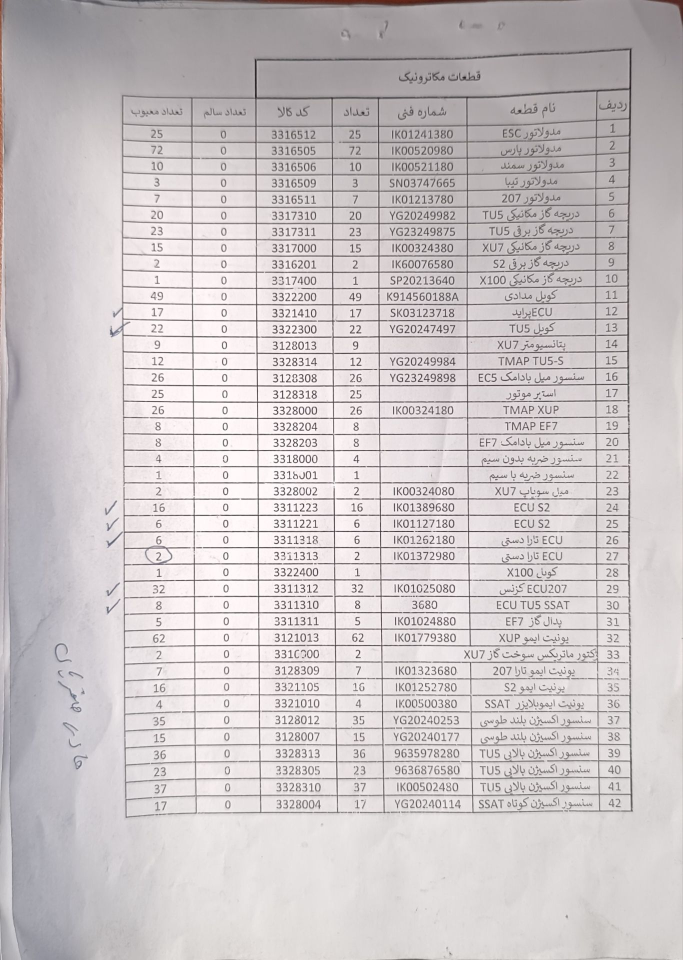
#> input picture IMG_20260909_094503.jpg, 1365 x 1920 px (shown at 1/2 size)
$ python -i preprocess.py   (imports and definitions only)
#> lines starting #> are read from the running program, lines starting #| are printed output that depends on the picture; after the words box and inside, x2 and y2 are one past the last pixel; in counts of white or black regions, pixels touching at a corner belong together
# -*- coding: utf-8 -*-
"""پیش‌پردازش عکس - نسخه متعادل: قوی برای تشخیص ولی سریع بدون هنگ"""
import cv2
import numpy as np


def imread_unicode(path: str) -> np.ndarray:
    data = np.fromfile(path, dtype=np.uint8)
    img = cv2.imdecode(data, cv2.IMREAD_COLOR)
    if img is None:
        raise ValueError(f"خواندن عکس ممکن نشد: {path}")
    return img


def rotate_image(image: np.ndarray, angle: float, border=(255, 255, 255)) -> np.ndarray:
    h, w = image.shape[:2]
    m = cv2.getRotationMatrix2D((w / 2.0, h / 2.0), angle, 1.0)
    cos, sin = abs(m[0, 0]), abs(m[0, 1])
    nw = int(h * sin + w * cos)
    nh = int(h * cos + w * sin)
    m[0, 2] += (nw - w) / 2.0
    m[1, 2] += (nh - h) / 2.0
    return cv2.warpAffine(
        image, m, (nw, nh),
        flags=cv2.INTER_CUBIC,
        borderMode=cv2.BORDER_CONSTANT,
        borderValue=border,
    )


def estimate_skew(gray: np.ndarray) -> float:
    # برای سرعت روی تصویر کوچک 1000px
    h, w = gray.shape
    if max(h, w) > 1200:
        scale = 1000.0 / max(h, w)
        small = cv2.resize(gray, None, fx=scale, fy=scale, interpolation=cv2.INTER_AREA)
    else:
        small = gray

    h_s, w_s = small.shape
    inv = cv2.threshold(small, 0, 255, cv2.THRESH_BINARY_INV + cv2.THRESH_OTSU)[1]
    klen = max(30, int(w_s * 0.45))
    hor = cv2.morphologyEx(
        inv, cv2.MORPH_OPEN,
        cv2.getStructuringElement(cv2.MORPH_RECT, (klen, 1)),
    )
    pts = cv2.findNonZero(hor)
    if pts is not None and len(pts) > 80:
        line = cv2.fitLine(pts, cv2.DIST_L1, 0.0, 0.01, 0.01)
        vx, vy = float(line[0]), float(line[1])
        angle = np.degrees(np.arctan2(vy, vx))
        if abs(angle) <= 10 and abs(angle) > 0.2:
            return angle

    # fallback Hough سریع روی تصویر کوچک
    try:
        edges = cv2.Canny(small, 50, 150, apertureSize=3)
        lines = cv2.HoughLinesP(edges, 1, np.pi / 180.0, threshold=120,
                                minLineLength=int(w_s * 0.25), maxLineGap=20)
        angles = []
        if lines is not None:
            for ln in lines:
                x1, y1, x2, y2 = ln[0]
                a = np.degrees(np.arctan2(y2 - y1, x2 - x1))
                if abs(a) < 12 and abs(a) > 0.3:
                    angles.append(a)
        if angles:
            return float(np.median(angles))
    except Exception:
        pass
    return 0.0


def deskew(gray: np.ndarray) -> np.ndarray:
    try:
        a = estimate_skew(gray)
        if abs(a) > 0.3:
            gray = rotate_image(gray, a)
    except Exception:
        pass
    return gray


def load_gray(path_or_img):
    if isinstance(path_or_img, str):
        img = imread_unicode(path_or_img)
    elif hasattr(path_or_img, 'ndim') and path_or_img.ndim == 3:
        img = path_or_img
    else:
        return path_or_img.copy()
    return cv2.cvtColor(img, cv2.COLOR_BGR2GRAY)


def _limit_size(gray, max_w=2400, max_h=3200):
    """محدودیت سایز برای جلوگیری از هنگ - ولی نه خیلی کوچک"""
    h, w = gray.shape[:2]
    if w > max_w or h > max_h:
        scale = min(max_w / float(w), max_h / float(h))
        if scale < 1.0:
            new_w = int(w * scale)
            new_h = int(h * scale)
            gray = cv2.resize(gray, (new_w, new_h), interpolation=cv2.INTER_AREA)
            return gray, scale
    return gray, 1.0


# [122 lines left out: functions enhance_handwritten, enhance_handwritten_variants, not called in this run]


def enhance_gray(gray, enhance: bool = True, polish: bool = True, handwritten: bool = False):
    if handwritten:
        gray_enhanced, scale = enhance_handwritten(gray)
        color = cv2.cvtColor(gray_enhanced, cv2.COLOR_GRAY2BGR)
        return gray_enhanced, color, scale

    gray, _ = _limit_size(gray, max_w=2400, max_h=3200)

    scale = 1.0
    if enhance:
        try:
            gray = deskew(gray)
        except Exception:
            pass
        h, w = gray.shape
        target_w = 1400
        if w < 1000:
            scale = min(1.5, target_w / float(w))
            if scale > 1.1:
                gray = cv2.resize(gray, None, fx=scale, fy=scale, interpolation=cv2.INTER_CUBIC)
        elif w < target_w:
            scale = min(1.2, target_w / float(w))
            if scale > 1.1:
                gray = cv2.resize(gray, None, fx=scale, fy=scale, interpolation=cv2.INTER_CUBIC)
        try:
            clahe = cv2.createCLAHE(clipLimit=2.2, tileGridSize=(8, 8))
            gray = clahe.apply(gray)
        except Exception:
            pass
        if polish:
            try:
                gray = cv2.fastNlMeansDenoising(gray, None, 8, 7, 21)
            except Exception:
                try:
                    gray = cv2.fastNlMeansDenoising(gray, h=8)
                except Exception:
                    pass
            try:
                blur = cv2.GaussianBlur(gray, (0, 0), 2)
                gray = cv2.addWeighted(gray, 1.3, blur, -0.3, 0)
            except Exception:
                pass

    color = cv2.cvtColor(gray, cv2.COLOR_GRAY2BGR)
    return gray, color, scale


# [14 lines left out: function polish_gray, not called in this run]


def enhance_image(path_or_img, enhance: bool = True):
    gray = load_gray(path_or_img)
#> in imread_unicode, img is the input picture: shape (1920, 1365, 3); mean B, G, R 198.7, 197.4, 203.6
    return enhance_gray(gray, enhance)
#> in estimate_skew, `small = cv2.resize(gray, None, fx=scale, fy=scale, interpolation=cv2.I..`:
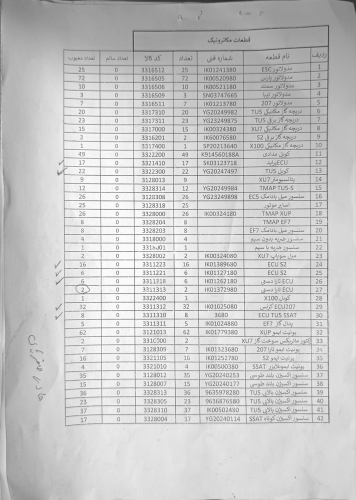
#> small: shape (1000, 711) (shown at 1/2 size); min 30, max 253, mean 199.5
#> in estimate_skew, `inv = cv2.threshold(small, 0, 255, cv2.THRESH_BINARY_INV + cv2.THRESH_..`:
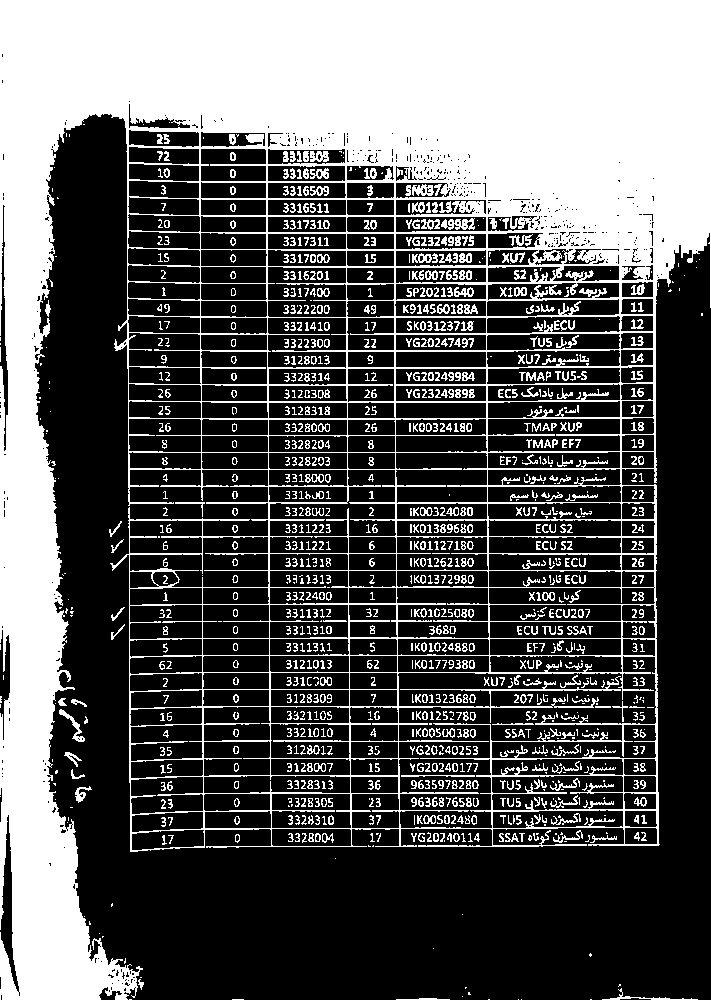
#> inv: shape (1000, 711); 35.4% white; 1225 white regions (388 under 20 px), largest, box (x1, y1, x2, y2) and area: (0, 0, 711, 1000) 220109, (441, 218, 475, 230) 243, (59, 709, 85, 742) 193
#> in estimate_skew, `hor = cv2.morphologyEx( inv, cv2.MORPH_OPEN, cv2.getStructuringElement..`:
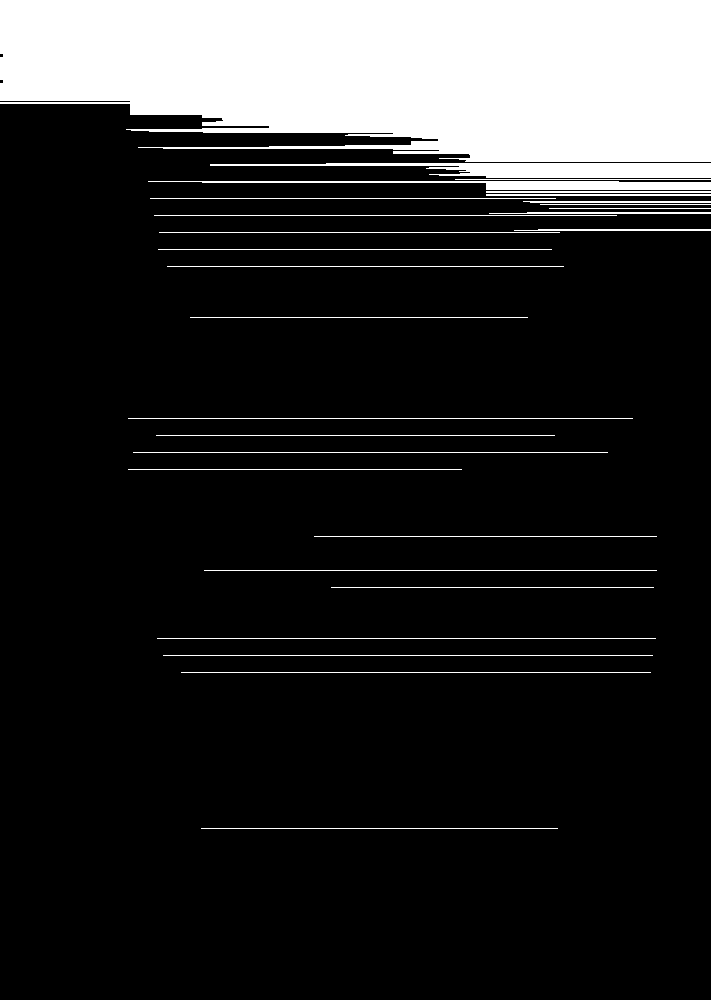
#> hor: shape (1000, 711); 16.2% white; 28 white regions, largest, box (x1, y1, x2, y2) and area: (0, 0, 711, 162) 98515, (210, 163, 711, 178) 4464, (148, 181, 711, 190) 2555
#> in estimate_skew, `pts = cv2.findNonZero(hor)`: pts = contour of 115215 points, box (x1, y1, x2, y2) (0, 0, 711, 829), area 108132
#> in estimate_skew, `line = cv2.fitLine(pts, cv2.DIST_L1, 0.0, 0.01, 0.01)`: line = [0.995, 0.0966, 361.3, 81.23]
#> in estimate_skew, `vx, vy = float(line[0]), float(line[1])`: vx = 0.995; vy = 0.0966
#> in estimate_skew, `angle = np.degrees(np.arctan2(vy, vx))`: angle = 5.55
#> in rotate_image, `m = cv2.getRotationMatrix2D((w / 2.0, h / 2.0), angle, 1.0)`: m = [[0.995, 0.0966, -89.58], [-0.0966, 0.995, 70.45]]
#> in rotate_image, `cos, sin = abs(m[0, 0]), abs(m[0, 1])`: cos = 0.995; sin = 0.0966
#> in rotate_image, `nw = int(h * sin + w * cos)`: nw = 1544
#> in rotate_image, `nh = int(h * cos + w * sin)`: nh = 2042
#> in rotate_image, `return cv2.warpAffine( image, m, (nw, nh), flags=cv2.INTER_CUBIC, bord..`:
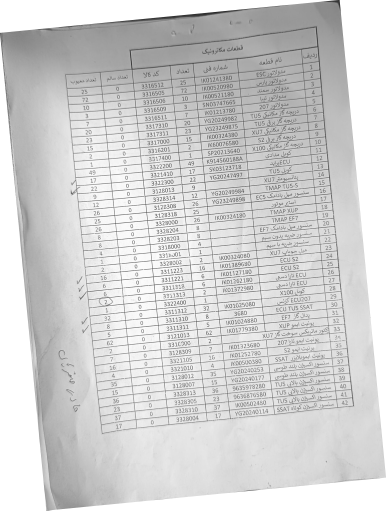
#> returned value: shape (2042, 1544) (shown at 1/4 size); min 7, max 255, mean 208.8
#> in enhance_gray, `gray = clahe.apply(gray)`:
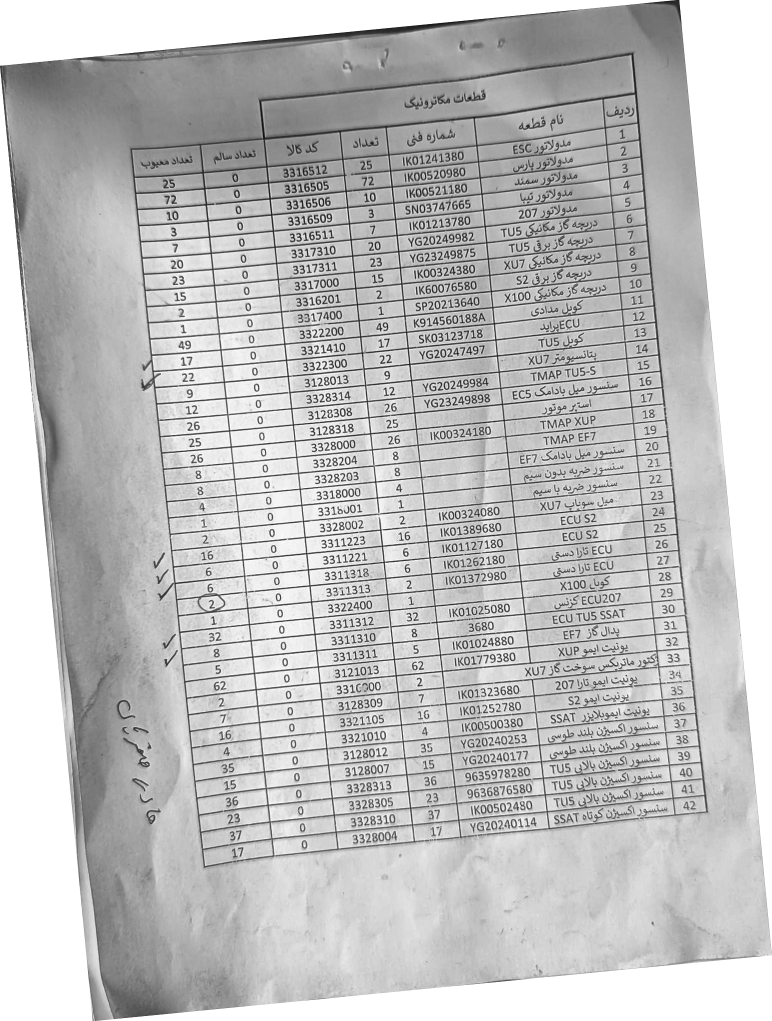
#> gray: shape (2042, 1544) (shown at 1/2 size); min 6, max 255, mean 191.3

>>> result = enhance_image('../../IMG_20260909_094503.jpg')

$ run again, on IMG_20260909_094513.jpg
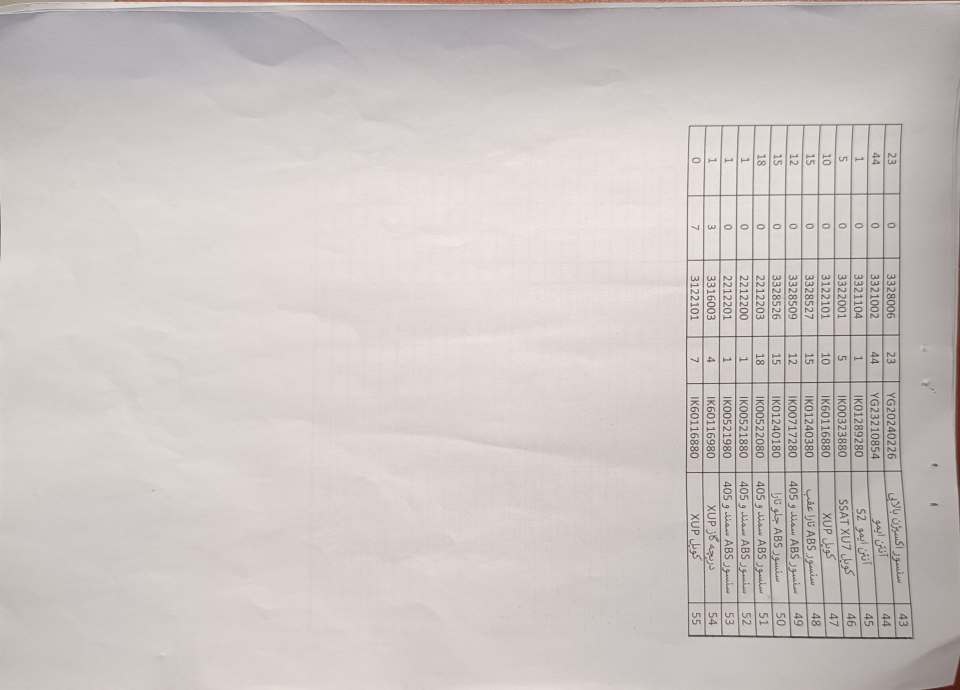
#> input picture IMG_20260909_094513.jpg, 1920 x 1380 px (shown at 1/2 size)
#> in imread_unicode, img is the input picture: shape (1380, 1920, 3); mean B, G, R 195.3, 197.2, 205.6
#> in estimate_skew, `inv = cv2.threshold(small, 0, 255, cv2.THRESH_BINARY_INV + cv2.THRESH_..`:
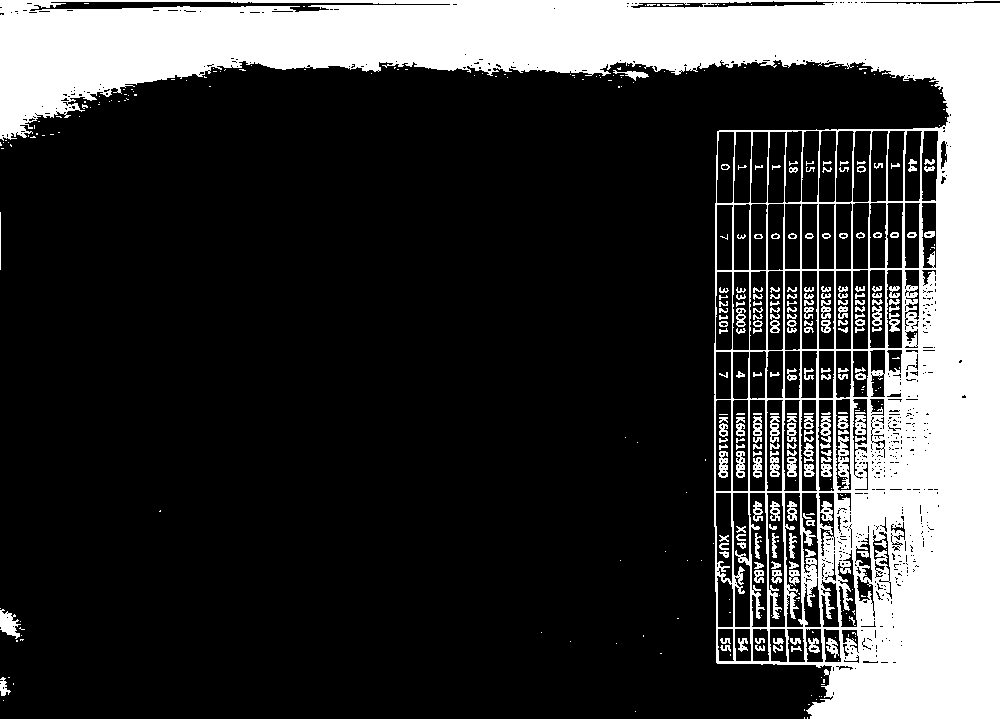
#> inv: shape (719, 1000); 23.8% white; 386 white regions (203 under 20 px), largest, box (x1, y1, x2, y2) and area: (0, 0, 1000, 719) 160395, (838, 436, 850, 489) 368, (0, 609, 21, 639) 350
#> hor: shape (719, 1000); 7.5% white; 6 white regions, box (x1, y1, x2, y2) and area: (0, 6, 1000, 64) 50899, (0, 0, 1000, 3) 2251, (715, 491, 1000, 492) 285, (717, 628, 1000, 629) 283, (718, 663, 1000, 664) 282, (759, 398, 1000, 399) 241
#> pts = contour of 54241 points, box (x1, y1, x2, y2) (0, 0, 1000, 664), area 95879
#> line = [1, -0.00579, 501.3, 33.5]
#> vx = 1; vy = -0.00579
#> angle = -0.332
#> m = [[1, -0.00579, 4.01], [0.00579, 1, -5.55]]
#> cos = 1; sin = 0.00579
#> nw = 1927
#> nh = 1391
#> in enhance_gray, `gray = clahe.apply(gray)`:
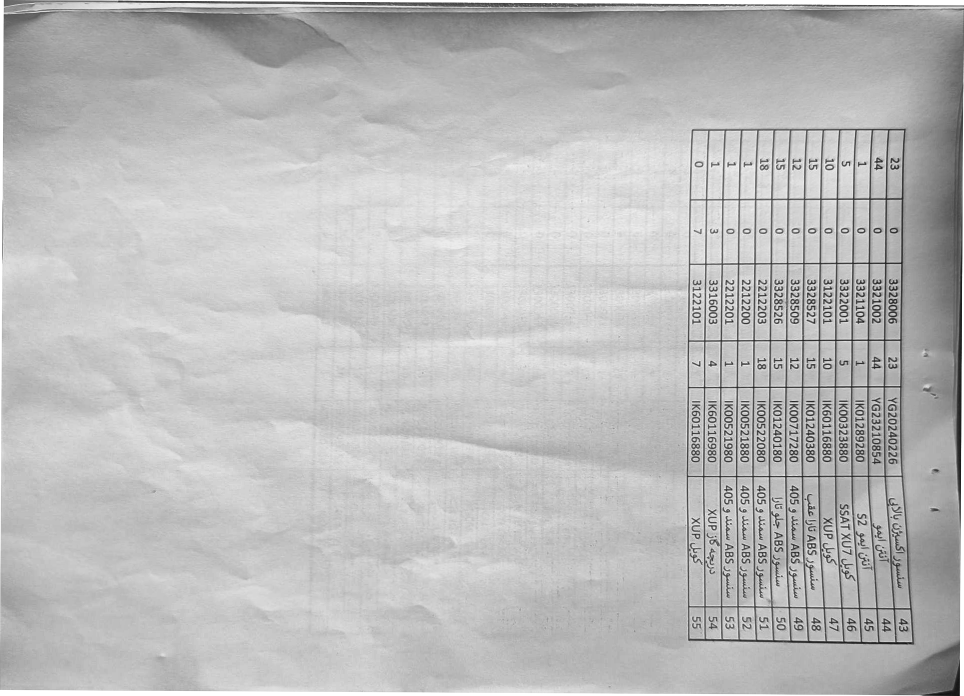
#> gray: shape (1391, 1927) (shown at 1/2 size); min 7, max 255, mean 187.3
